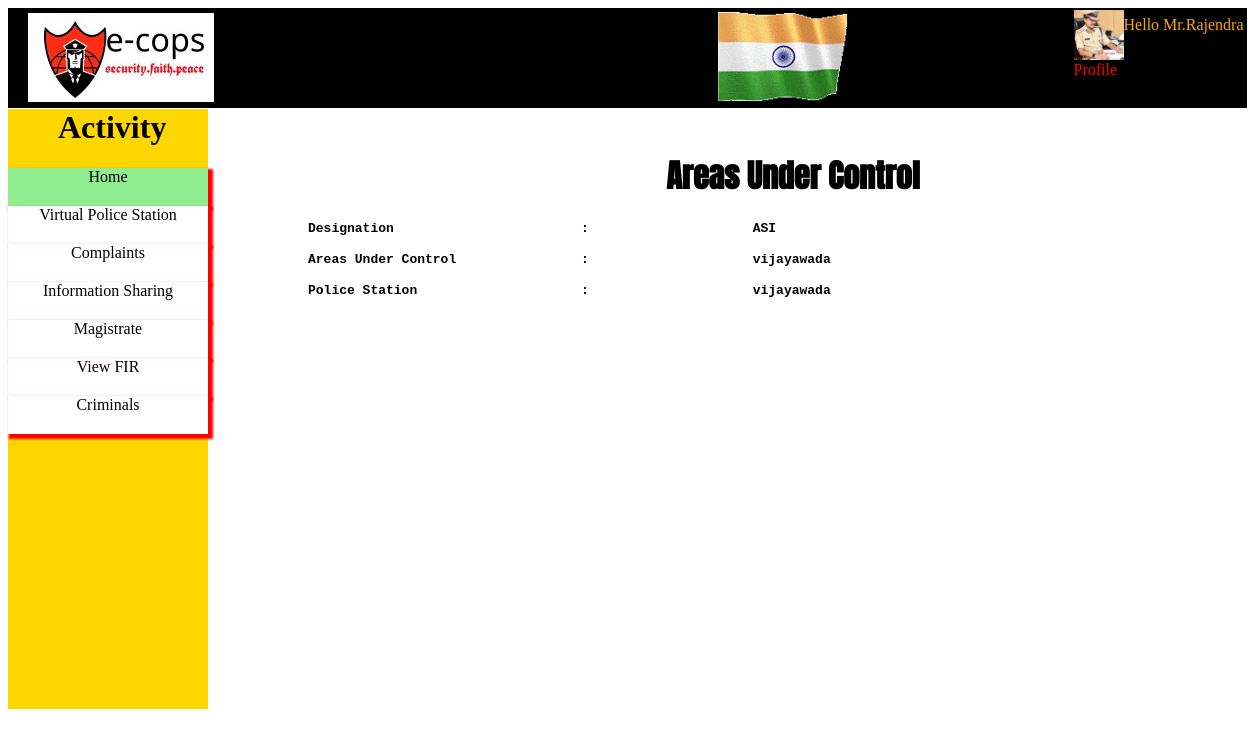
/images_police/ecops/areasundercontrol.php (signed in), run on the app's committed database.
### tables this page shows
CREATE TABLE `users` (
  `sno` int(11) NOT NULL,
  `name` varchar(25) NOT NULL,
  `age` int(25) NOT NULL,
  `dateofbirth` varchar(40) NOT NULL,
  `address` text NOT NULL,
  `email` varchar(40) NOT NULL,
  `username` varchar(25) NOT NULL,
  `password` varchar(25) NOT NULL,
  `desig` varchar(25) NOT NULL,
  `areasundercontrol` varchar(100) NOT NULL,
  `ps` varchar(40) NOT NULL,
  `phone` varchar(14) NOT NULL,
  `image` varchar(50) NOT NULL,
  `dist` varchar(50) NOT NULL
);

### images_police/ecops/areasundercontrol.php (the view, shortened to what this page needs)
}?><?php
include('connection.php'); ?><!DOCTYPE html>
<html>
<head>
</head>
<body>
	<div id="q">
		<img src="logo.jpeg" style="padding-left: 20px;padding-top: 5px;" >
		<img src="india.gif" style="height: 90px;position: relative;left: 500px;"><a href="logout.php?logout" style="text-decoration: none;color: white;position: relative;left: 71%;bottom: 100%">[Logout]</a>
		<div id="ii" style="text-align:left;color: orange;width: 200px;position: relative;;left:86%;bottom: 90%">
			<?php
		$id=$_SESSION['user'];
				$sql=" SELECT * FROM users WHERE username= '".$id."'";
				$result = mysqli_query($con,$sql);
				if(mysqli_num_rows($result)>0){
					while($results=mysqli_fetch_array($result)){
						$name=$results['name'];
						$image=$results['image'];
					}
				}
					echo "Hello Mr.".$name;
				?>
	<a style="text-decoration: none;" href="profile.php"><img src="<?php echo $image; ?>" width="50px" height="50px"style="position: relative;left: 0px;float: left;display: inline-block;bottom: 6px;right: 70px;"><?php echo "<p>Profile</p>"; ?></a>
		</div>
	</div>
	<div id="q1">
		<div><h1>Activity</h1></div>
		<ul id="eee">
			<li id="ww7" style="background-color: lightgreen"><a href="viewfir.php"><center>Home</center></a></li>
			<li id="ww1"><a href="vpshome.php"><center>Virtual Police Station</center></a></li>
			<li id="ww2"><a href="complaints.php"><center>Complaints</center></a></li>
			<li id="ww3"><a href="infohome.php"><center>Information Sharing</center></a><ul><li><a href="send.php"><center>Send</center></a></li><li><a href="received.php"><center>Received</center></a></li></ul></li>
			<li id="ww5"><a href="magistrate.php"><center>Magistrate</center></a></li>
			<li id="ww6"><a href="viewfir.php"><center>View FIR</center></a></li>
			<li id="ww3"><a href="criminalinfo.php"><center>Criminals</center></a></li>
		</ul>
	</div>
	<div id="qqq">
		<h1 style="position: relative;left: 110px;font-family: 'Anton', sans-serif;top: 0px;"><center>Areas Under Control</center></h1>
			<?php
				$id=$_SESSION['user'];
				$sql=" SELECT * FROM users WHERE username= '".$id."'";
				$result = mysqli_query($con,$sql);
				if(mysqli_num_rows($result)>0){
					while($results=mysqli_fetch_array($result)){
						echo "<strong>";
						echo "<p><pre>Designation                        :                     ".$results['desig']."</pre></p>";
						echo "<p><pre>Areas Under Control                :                     ".$results['areasundercontrol']."</pre></p>";
						echo "<p><pre>Police Station                     :                     ".$results['ps']."</pre></p>";
						echo "</strong>";
					}
				}
			 ?>
	</div>
</body>
</html>

### images_police/ecops/areasundercontrol.php (style rules this page uses)
#q { background-color: #000000; width: 100%; height: 100px; }
#q1 { background-color: #FFD700; width: 200px; height: 600px; position: relative; bottom: 20px; }
li { list-style-type: none; background-color: white; position: relative; right: 40px; width: 200px; border: 1px }
li a { text-decoration: none; color: black; text-align: center; }
#ww1,#ww2,#ww3,#ww4,#ww5,#ww6,#ww7,#ww8,#ww9 { padding-bottom: 20px; box-shadow: 3px 3px 2px 2px red; }
#qqq { position: relative; bottom: 600px; left: 100px; margin-left: 200px; width: 750px; height: 10px; }
#ii p { color: red; position: relative; right: 50px; top: 11px; }

### data on the page
users: name "Rajendra", image (picture), desig "ASI", areasundercontrol "vijayawada", ps "vijayawada"
